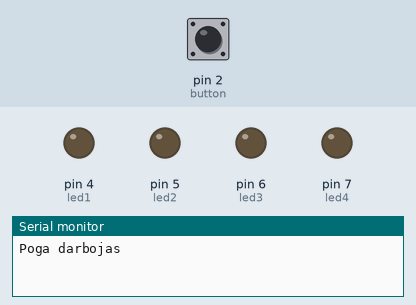
Recording of a sketch running on a simulated Arduino Uno, built with avr-gcc and run on an emulated ATmega328P. Parts: output pins drawn as LEDs (lit = HIGH), the last lines printed to the serial monitor. The inputs (shaded band) are chosen by the test bench; at power-on: pin 2 (button) LOW.

Above: at 1.2 s.
1.3 s: pin 2 (button) pulled HIGH for 0.15 s
2.9 s: pin 2 (button) pulled HIGH for 1 s
At 5.1 s:
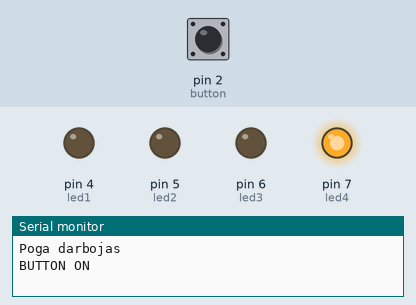
5.4 s: pin 2 (button) pulled HIGH for 0.15 s
At 5.9 s:
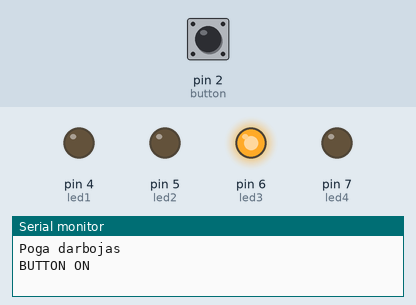
7.0 s: pin 2 (button) pulled HIGH for 3.2 s
At 11.2 s:
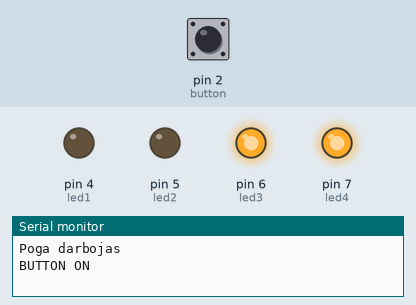
11.7 s: pin 2 (button) pulled HIGH for 0.15 s
At 13.0 s:
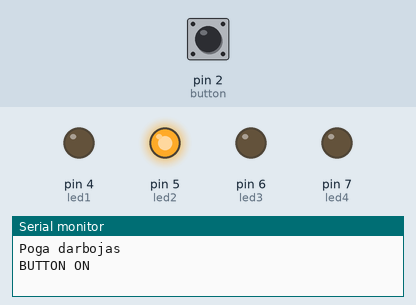
13.3 s: pin 2 (button) pulled HIGH for 1 s
At 15.4 s:
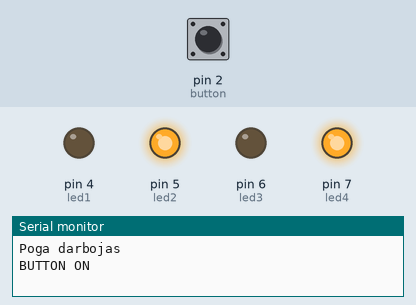
Timing chart, 0 to 16.8 s (numbered marks = the images above; inputs shaded):
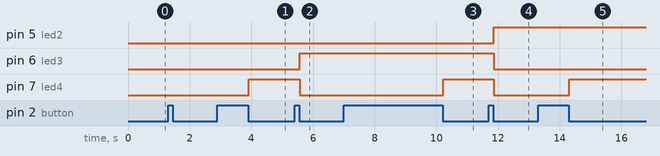

Measured:
- after the input at 2.9 s, pin 7 (led4): LOW → HIGH after 1.0 s
- after the input at 5.4 s, pin 6 (led3): LOW → HIGH after 0.17 s; pin 7 (led4): HIGH → LOW after 0.17 s
- after the input at 7.0 s, pin 7 (led4): LOW → HIGH after 3.2 s
- after the input at 11.7 s, pin 5 (led2): LOW → HIGH after 0.17 s; pin 6 (led3), pin 7 (led4): HIGH → LOW after 0.17 s
- after the input at 13.3 s, pin 7 (led4): LOW → HIGH after 1.0 s

The sketch:

ledbinary.ino
```cpp
#define led1 4
#define led2 5
#define led3 6
#define led4 7
int button=2;
int buttonState;
int buttonNew;
int buttonOld;
int Mode=17;// if this is zero, it read Mode==0 only when finished all loop, so now it is 17(loop last work)
boolean modeChanged = false;
const int NUM_MODES = 17;

void setup() {
  Serial.begin(9600);
  Serial.println(F("Poga darbojas"));

  pinMode(led1,OUTPUT);
  pinMode(led2,OUTPUT);
  pinMode(led3,OUTPUT);
  pinMode(led4,OUTPUT);
  pinMode(button,INPUT);
  buttonState=digitalRead(button);
}

void loop() {
  buttonOld = digitalRead(button);
  delay(10);
  buttonNew = digitalRead(button);
  if(buttonOld==buttonNew){
    if(buttonOld !=buttonState){
      if(buttonOld==LOW){
        Mode++;
        if(Mode>=NUM_MODES){
          Mode=0;
          }
      modeChanged=true;
      }
    }
  buttonState=buttonOld;
  }
if(modeChanged){
  modeChanged=false;
  //each action on each button push
  if(Mode==0){
  digitalWrite(led1,LOW);
  digitalWrite(led2,LOW);
  digitalWrite(led3,LOW);
  digitalWrite(led4,LOW);
  Serial.println(F("BUTTON ON"));
 }
 if(Mode==1){
  digitalWrite(led1,LOW);
  digitalWrite(led2,LOW);
  digitalWrite(led3,LOW);
  digitalWrite(led4,HIGH);
 }
 if(Mode==2){
  digitalWrite(led1,LOW);
  digitalWrite(led2,LOW);
  digitalWrite(led3,HIGH);
  digitalWrite(led4,LOW);
 }
 if(Mode==3){
  digitalWrite(led1,LOW);
  digitalWrite(led2,LOW);
  digitalWrite(led3,HIGH);
  digitalWrite(led4,HIGH);
 }
 if(Mode==4){
  digitalWrite(led1,LOW);
  digitalWrite(led2,HIGH);
  digitalWrite(led3,LOW);
  digitalWrite(led4,LOW);
 }
 if(Mode==5) {
  digitalWrite(led1,LOW);
  digitalWrite(led2,HIGH);
  digitalWrite(led3,LOW);
  digitalWrite(led4,HIGH);
 }
 if(Mode==6) {
  digitalWrite(led1,LOW);
  digitalWrite(led2,HIGH);
  digitalWrite(led3,HIGH);
  digitalWrite(led4,LOW);
 }
 if(Mode==7){
  digitalWrite(led1,LOW);
  digitalWrite(led2,HIGH);
  digitalWrite(led3,HIGH);
  digitalWrite(led4,HIGH);
 }
 if(Mode==8){
  digitalWrite(led1,HIGH);
  digitalWrite(led2,LOW);
  digitalWrite(led3,LOW);
  digitalWrite(led4,LOW);
 }
 if(Mode==9){
  digitalWrite(led1,HIGH);
  digitalWrite(led2,LOW);
  digitalWrite(led3,LOW);
  digitalWrite(led4,HIGH);
 }
 if(Mode==10){
  digitalWrite(led1,HIGH);
  digitalWrite(led2,LOW);
  digitalWrite(led3,HIGH);
  digitalWrite(led4,LOW);
 }
 if(Mode==11){
  digitalWrite(led1,HIGH);
  digitalWrite(led2,LOW);
  digitalWrite(led3,HIGH);
  digitalWrite(led4,HIGH);
 }
 if(Mode==12){
  digitalWrite(led1,HIGH);
  digitalWrite(led2,HIGH);
  digitalWrite(led3,LOW);
  digitalWrite(led4,LOW);
 }
 if(Mode==13){
  digitalWrite(led1,HIGH);
  digitalWrite(led2,HIGH);
  digitalWrite(led3,LOW);
  digitalWrite(led4,HIGH);
 }
 if(Mode==14){
  digitalWrite(led1,HIGH);
  digitalWrite(led2,HIGH);
  digitalWrite(led3,HIGH);
  digitalWrite(led4,LOW);
 }
 if(Mode==15){
  digitalWrite(led1,HIGH);
  digitalWrite(led2,HIGH);
  digitalWrite(led3,HIGH);
  digitalWrite(led4,HIGH);
 }
 if(Mode==16){
  digitalWrite(led1,LOW);
  digitalWrite(led2,LOW);
  digitalWrite(led3,LOW);
  digitalWrite(led4,LOW);
  Serial.println(F("BUTTON OFF"));
 }
}
}
```
